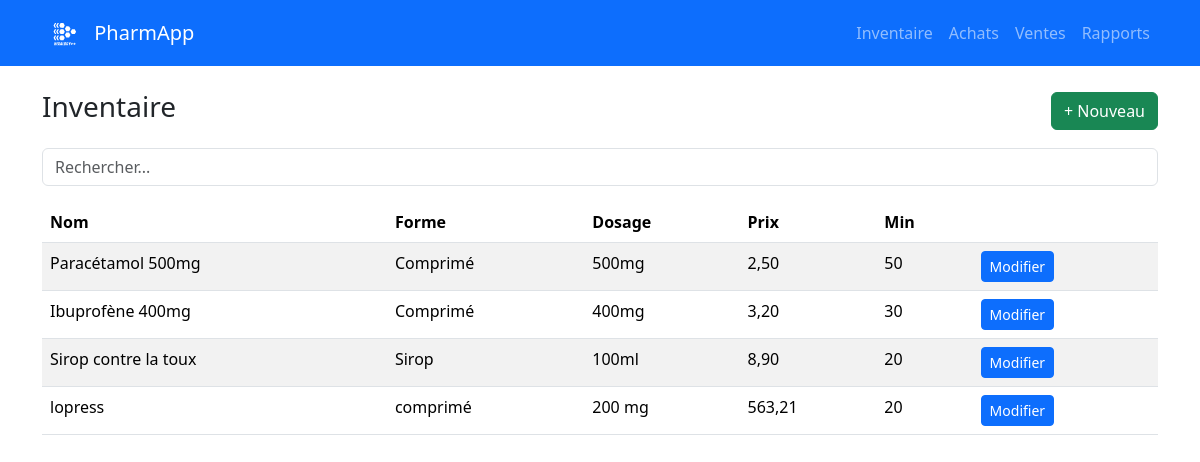
Screenshot of /inventory/ (signed in) with the database file from the repository.
### inventory/models.py (models this page shows, shortened)
class Medicine(models.Model):
    name = models.CharField(max_length=255)
    barcode = models.CharField(max_length=64, blank=True, null=True, unique=True)
    atc_code = models.CharField(max_length=32, blank=True, null=True)
    form = models.CharField(max_length=64, blank=True, null=True)   # comprimé, sirop...
    strength = models.CharField(max_length=64, blank=True, null=True) # 500mg
    manufacturer = models.CharField(max_length=255, blank=True, null=True)
    tax_rate = models.DecimalField(max_digits=5, decimal_places=2, default=0)  # %
    unit_price = models.DecimalField(max_digits=10, decimal_places=2, default=0)
    min_stock = models.PositiveIntegerField(default=0)
    is_active = models.BooleanField(default=True)

### inventory/views.py (the view)
# urls.py: path("", views.medicine_list, name="medicine_list"),
@login_required
def medicine_list(request):
    q = request.GET.get("q", "")
    meds = Medicine.objects.all()
    if q:
        meds = meds.filter(name__icontains=q)
    return render(request, "inventory/medicine_list.html", {"medicines": meds, "q": q})

### templates/inventory/medicine_list.html
{% extends "base.html" %}
{% block content %}
<div class="d-flex justify-content-between align-items-center mb-3">
  <h3>Inventaire</h3>
  <a href="{% url 'medicine_create' %}" class="btn btn-success">+ Nouveau</a>
</div>
<form class="mb-3" method="get"><input type="search" name="q" value="{{ q }}" class="form-control" placeholder="Rechercher..."/></form>
<table class="table table-striped">
  <thead><tr><th>Nom</th><th>Forme</th><th>Dosage</th><th>Prix</th><th>Min</th><th></th></tr></thead>
  <tbody>
    {% for m in medicines %}
    <tr>
      <td>{{ m.name }}</td><td>{{ m.form }}</td><td>{{ m.strength }}</td><td>{{ m.unit_price }}</td><td>{{ m.min_stock }}</td>
      <td><a href="{% url 'medicine_update' m.pk %}" class="btn btn-sm btn-primary">Modifier</a></td>
    </tr>
    {% empty %}
    <tr><td colspan="6">Aucun article.</td></tr>
    {% endfor %}
  </tbody>
</table>
{% endblock %}

### templates/base.html (shortened to what this page needs)
{% load static %}
<!doctype html>
<html lang="fr">
<head>
  <link href="https://cdn.jsdelivr.net/npm/bootstrap@5.3.2/dist/css/bootstrap.min.css" rel="stylesheet">
</head>
<body>
<nav class="navbar navbar-expand-lg navbar-dark bg-primary mb-4">
  <div class="container">
    <a class="navbar-brand d-flex align-items-center" href="/">
      <img src="{% static 'images/logo.svg' %}" alt="Logo" height="40" class="me-2">
      PharmApp
    </a>
    <div class="collapse navbar-collapse">
      <ul class="navbar-nav ms-auto">
        <li class="nav-item"><a class="nav-link" href="/inventory/">Inventaire</a></li>
        <li class="nav-item"><a class="nav-link" href="/purchases/">Achats</a></li>
        <li class="nav-item"><a class="nav-link" href="/sales/">Ventes</a></li>
        <li class="nav-item"><a class="nav-link" href="/reports/low-stock/">Rapports</a></li>
      </ul>
    </div>
  </div>
</nav>
<div class="container">{% include "components/_messages.html" %}{% block content %}{% endblock %}</div>
</body>
</html>

### templates/base.html (style rules this page uses)
.navbar-brand img { filter: brightness(0) invert(1); }

### rows the page displays
Medicine: name "Paracétamol 500mg", form "Comprimé", strength "500mg", unit_price "2,50", min_stock "50"
Medicine: name "Ibuprofène 400mg", form "Comprimé", strength "400mg", unit_price "3,20", min_stock "30"
Medicine: name "Sirop contre la toux", form "Sirop", strength "100ml", unit_price "8,90", min_stock "20"
Medicine: name "lopress", form "comprimé", strength "200 mg", unit_price "563,21", min_stock "20"
